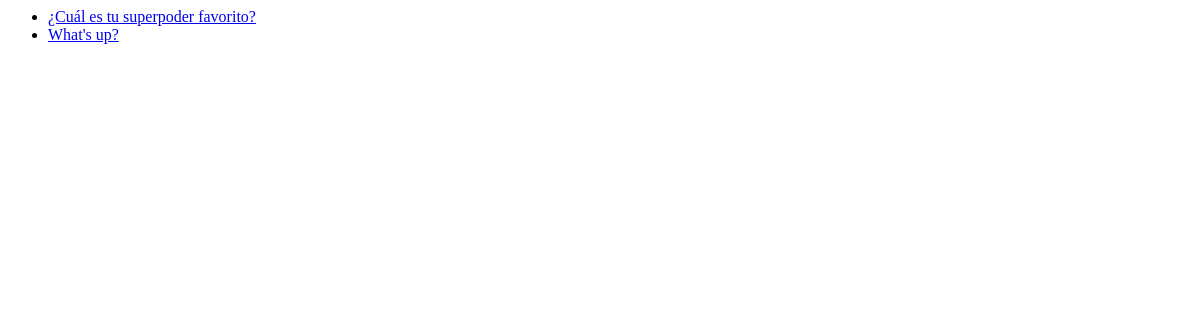
/polls/, run on an earlier commit of the app's database.
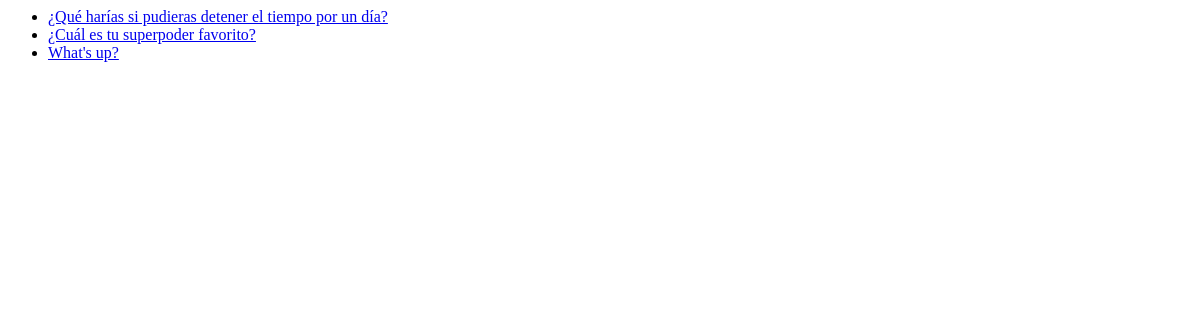
And on a later commit of the database.
### polls/models.py (models this page shows, shortened)
class Question(models.Model):
    question_text = models.CharField(max_length=200)
    pub_date = models.DateTimeField("date published")

### polls/views.py (the view)
# urls.py: path("", views.IndexView.as_view(), name="index"),
class IndexView(ListView):
    template_name = "polls/index.html"
    context_object_name = "latest_question_list"
    def get_queryset(self):
        return Question.objects.order_by("-pub_date")[:5]

### polls/templates/polls/index.html
{% if latest_question_list %}
    <ul>
    {% for question in latest_question_list %}
        <li><a href="{% url 'polls:detail' question.id %}">{{ question.question_text }}</a></li>
    {% endfor %}
    </ul>
{% else %}
    <p>No polls are available.</p>
{% endif %}

What changed in the data, as far as the page shows it:
added Question: question_text "¿Qué harías si pudieras detener el tiempo por un día?"
